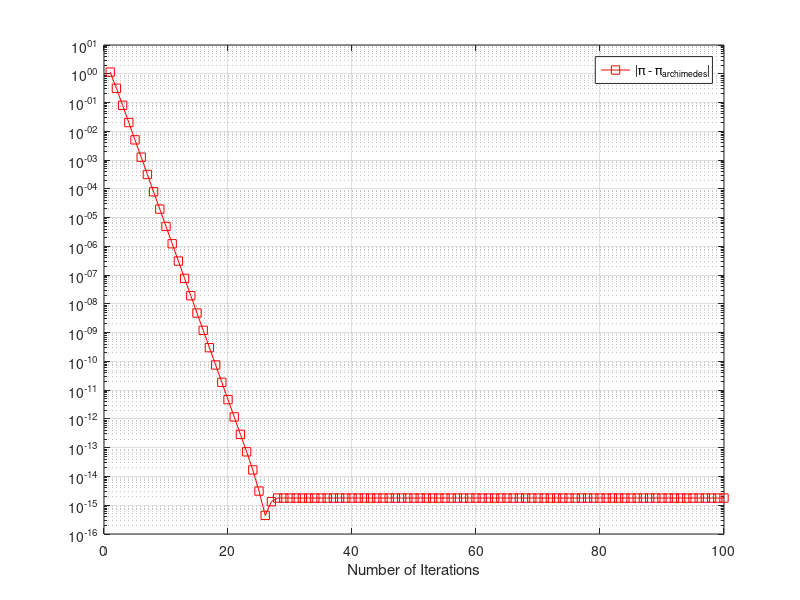
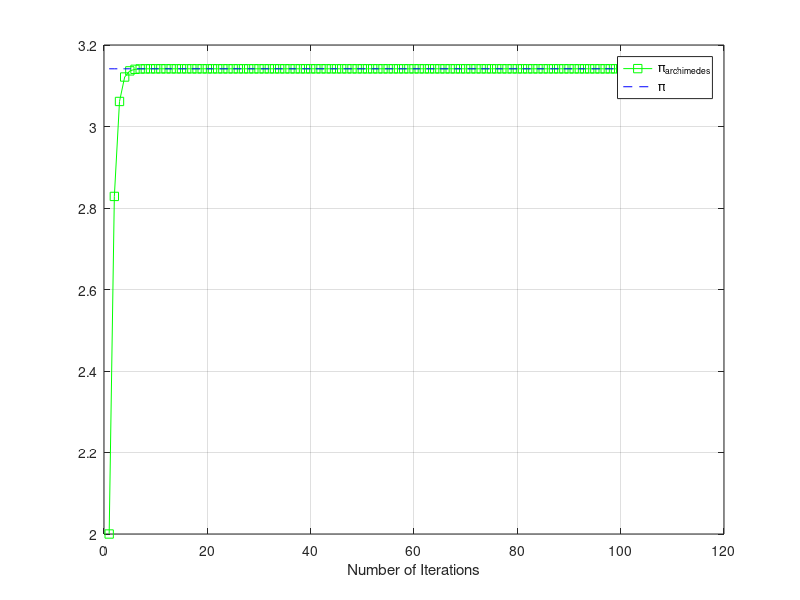

These charts were generated, in order, by the following MATLAB code:
N = 100; # Number of iterations

Y = zeros(N,1); # yk
Y(1) = 2; # First term of series

E = zeros(N,1); # Error in terms of iteration

for i = 1:N
  p1 = (Y(i)/(2^i))^2;
  p2 = sqrt(1 - p1);
  p3 = p1/(1+ p2);

  Y(i+1) = (2^i) * sqrt(2*p3);
  E(i) = abs(pi - Y(i));

end

save("pi_arch_error.mat","E", "Y");

h=figure();
semilogy(1:N, E, "-sr");
grid();
%title('Error of \pi with Archimedes method, stable implementation');
#ylabel('|\pi - \pi_{archimedes}|');
xlabel("Number of Iterations");
legend('|\pi - \pi_{archimedes}|');
set(h,'PaperSize',[5 5]);
%print(h,'error_pi_stable', '-dpdf', '-r300', '-bestfit');
print(h,'error_pi_stable', '-dpng', '-r300');

h2=figure();
plot(1:N+1, Y, "-sg"); hold on
plot(1:N+1, ones(N+1,1)*pi, "--b");
grid();
%title('Value of \pi with Archimedes method, stable implementation');
xlabel("Number of Iterations");
legend('\pi_{archimedes}', '\pi');
set(h2,'PaperSize',[5 5]);
print(h2,'error_stable_plot', '-dpng', '-r300');
